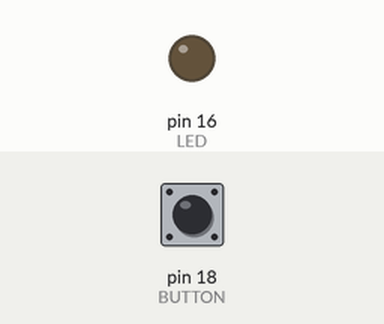
Bench run of a program on a simulated MicroPython board. Shown: output pins drawn as LEDs (lit = HIGH). Dashed ring = blinking. The inputs (shaded band) are chosen by the test bench; at power-on: pin 18 (BUTTON) LOW.

Above: at 1.2 s.
1.3 s: pin 18 (BUTTON) pulled HIGH for 0.15 s
At 2.2 s:
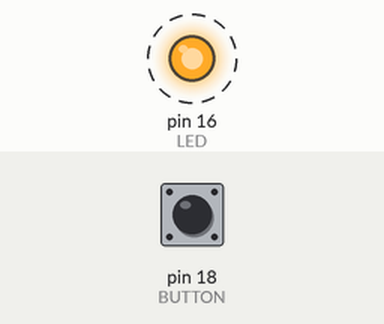
Timing chart, 0 to 10.4 s (numbered marks = the images above; inputs shaded):
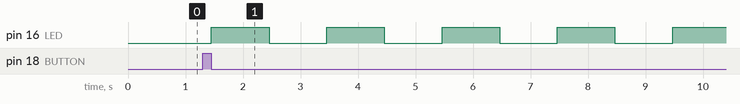

Measured:
- after the input at 1.3 s, pin 16 (LED): alternates HIGH for 1.0 s and LOW for 1.0 s, starting after 0.15 s

The program:

GPIO_led.py
```python
import machine
import utime
import time

value=0
LED = machine.Pin(16,machine.Pin.OUT)
BUTTON = machine.Pin(18,machine.Pin.IN)
LED.value(0)
t1=utime.ticks_us()
t2=utime.ticks_us()
check = utime.ticks_us()
b=0

while True:

    if BUTTON.value() == 1:
        if utime.ticks_diff(t2, check) >= 1000000:
            check = t2
            b=1

    if BUTTON.value()==0 and b == 1:

        b=0
        value = (value + 1)%3


    if value == 1:

        if time.ticks_diff(t2,t1) >= 1000000:

            LED.value(not LED.value())
            t1 = t2


    elif value == 2:
        if time.ticks_diff(t2,t1) >= 200000:

            LED.value(not LED.value())
            t1 = t2


    else:
        LED.value(0)

    t2 = utime.ticks_us()


    
```
